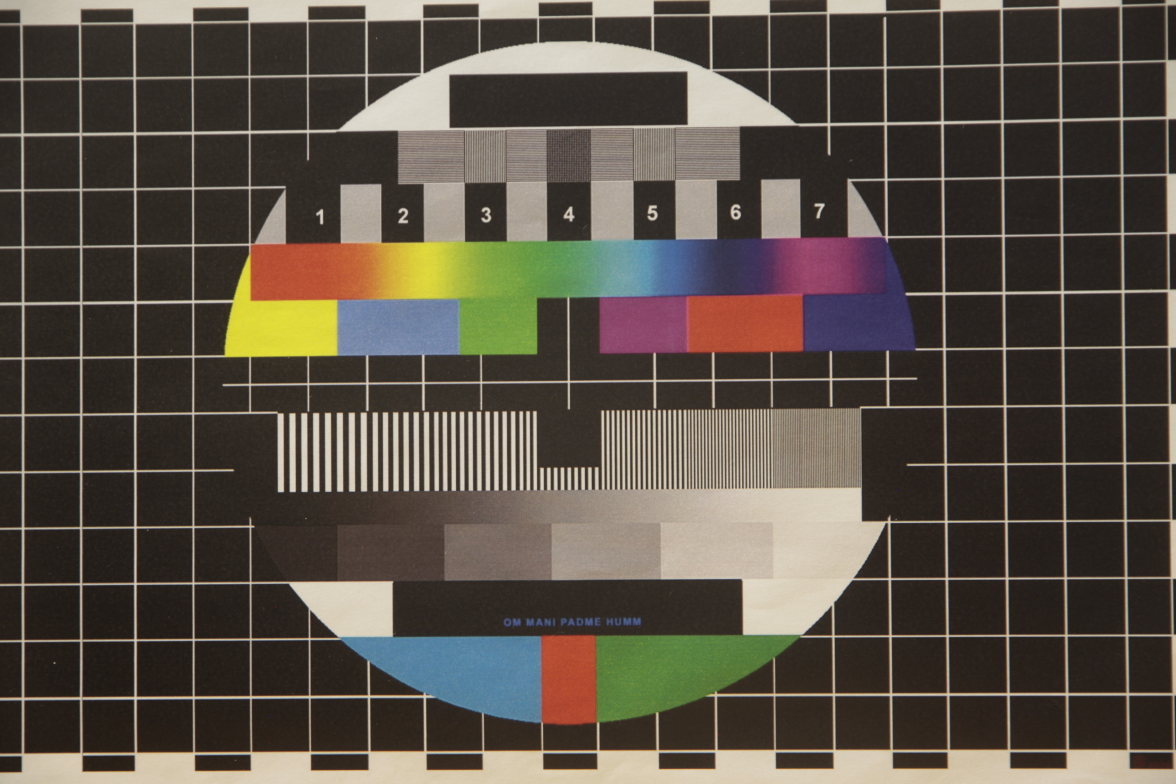
%> input picture TP TSI/Acquisition/iso100.jpg, 2352 x 1568 px (shown at 1/2 size)
$ octave Exo1.m   (GNU Octave 9; MATLAB toolbox functions it lacks are replaced by stand-ins)
%> lines starting %> are read from the running program, lines starting %| are printed output that depends on the picture
clear variables;
close all;
clc;


SNR = zeros(1,6);
figure()
i=1;

for photo = ["iso100.jpg","iso200.jpg","iso400.jpg","iso800.jpg","iso1600.jpg","iso3200.jpg"]
    subplot(3,2,i)
    I = rgb2gray(imread(photo));
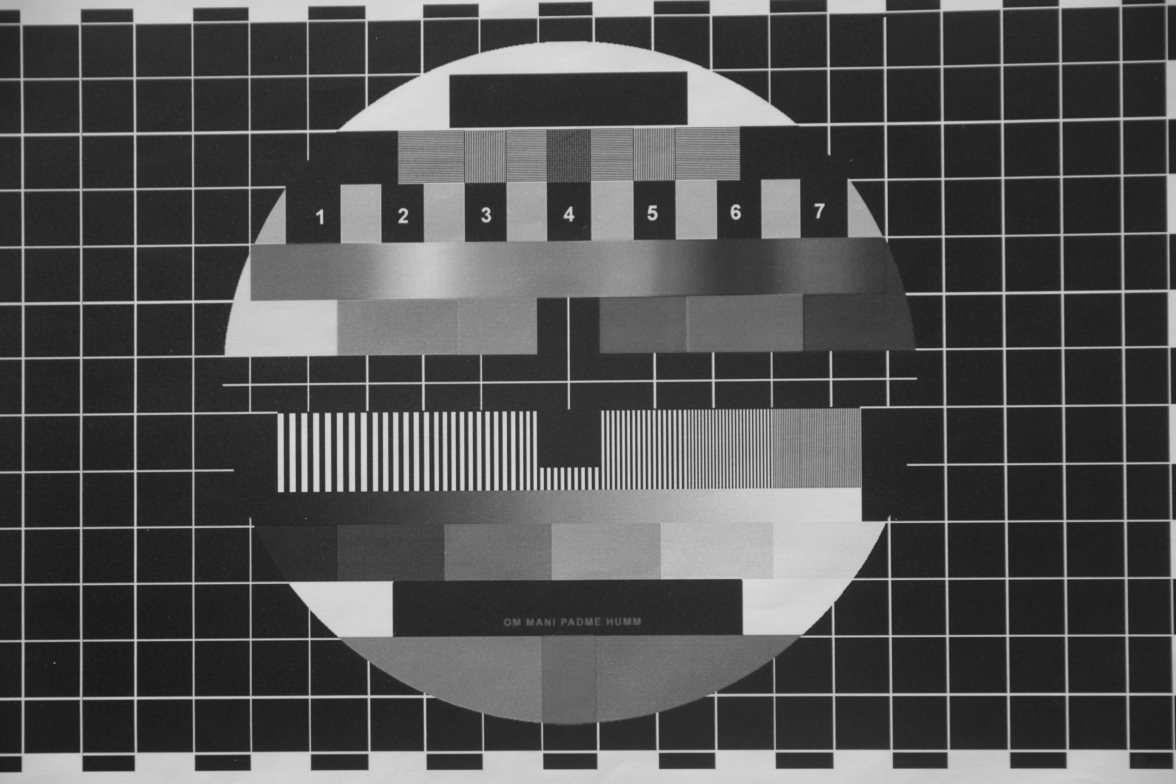
%> I: size 1568x2352 uint8 (shown at 1/2 size); min 24, max 221, mean 81.4
    imshow(I,[]);
    title(sprintf(photo))
    % Calcul du SNR :
    mu = mean2(I(1056:1150,1333:1539));sigma = std2(I(1056:1150,1333:1539));
%> after `mu = mean2(I(1056:1150,1333:1539))`: mu = 187.5
%> after `sigma = std2(I(1056:1150,1333:1539))`: sigma = 2.4
    SNR(i) = 20*log10(mu/sigma);
    i=i+1;
end
%> pass 2 of the loop `for photo = ["iso100.jpg","iso200.jpg","iso400.jpg","iso800.jpg","iso1..`:
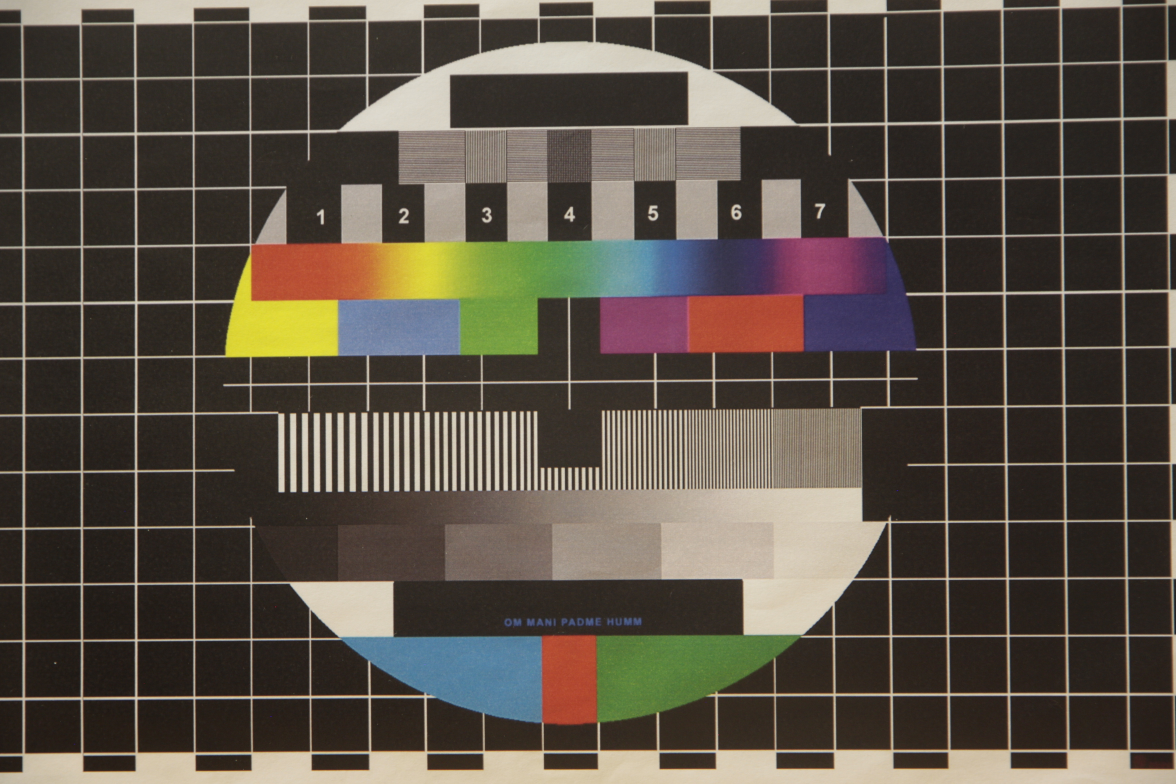
%> input picture TP TSI/Acquisition/iso200.jpg, 2352 x 1568 px (shown at 1/2 size)
%> `I = rgb2gray(imread(photo));`:
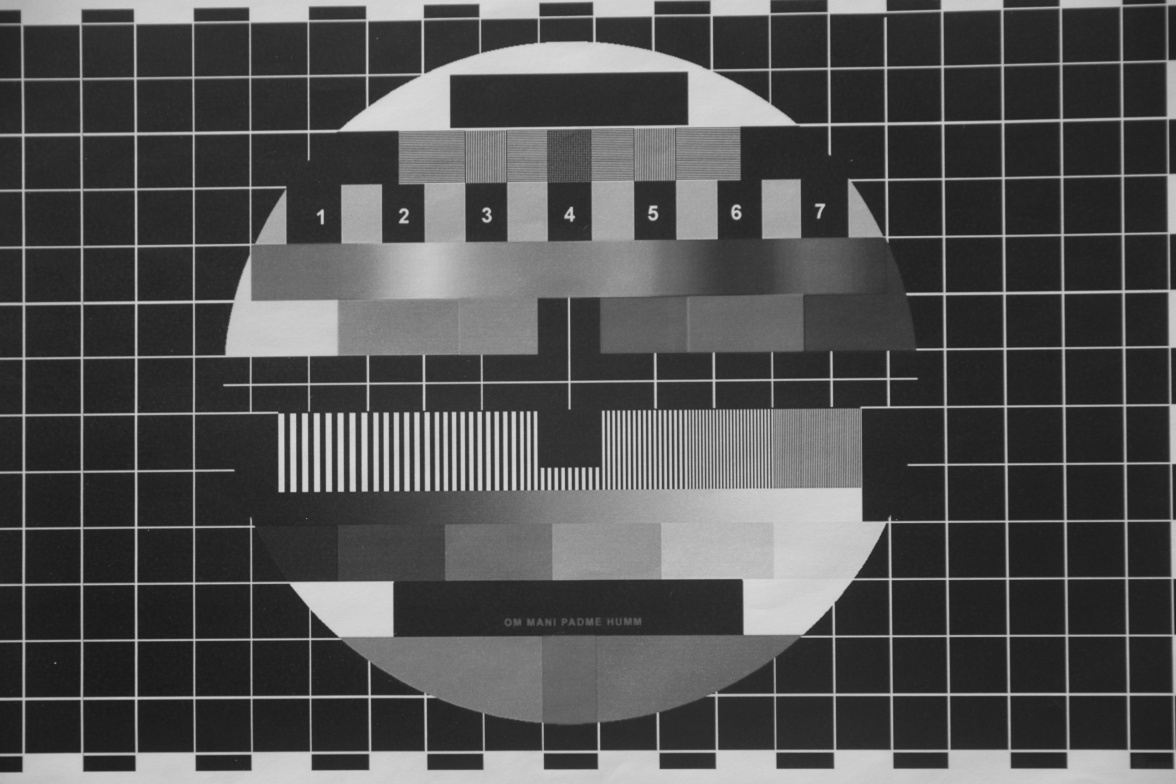
%> I: size 1568x2352 uint8 (shown at 1/2 size); min 23, max 219, mean 80.8
%> mu = 185.2
%> sigma = 2.78
%> pass 3 of the loop `for photo = ["iso100.jpg","iso200.jpg","iso400.jpg","iso800.jpg","iso1..`:
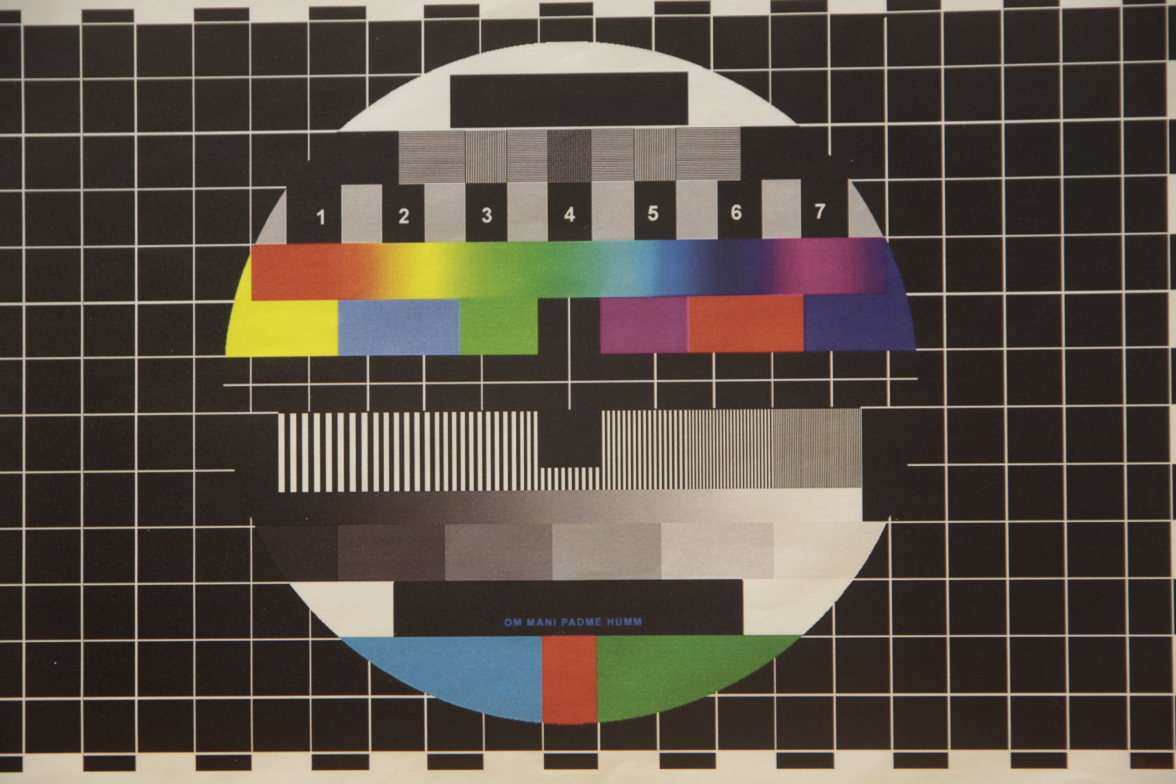
%> input picture TP TSI/Acquisition/iso400.jpg, 2352 x 1568 px (shown at 1/2 size)
%> `I = rgb2gray(imread(photo));`:
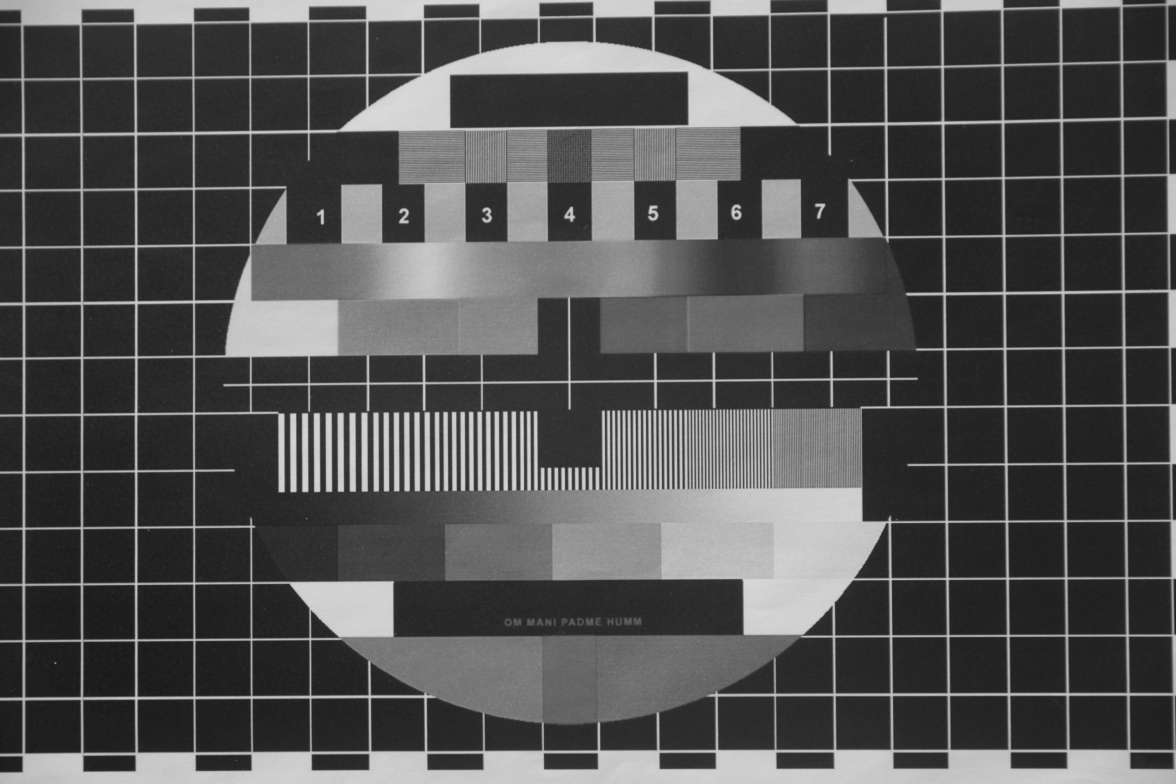
%> I: size 1568x2352 uint8 (shown at 1/2 size); min 23, max 220, mean 81.2
%> `title(sprintf(photo))`:
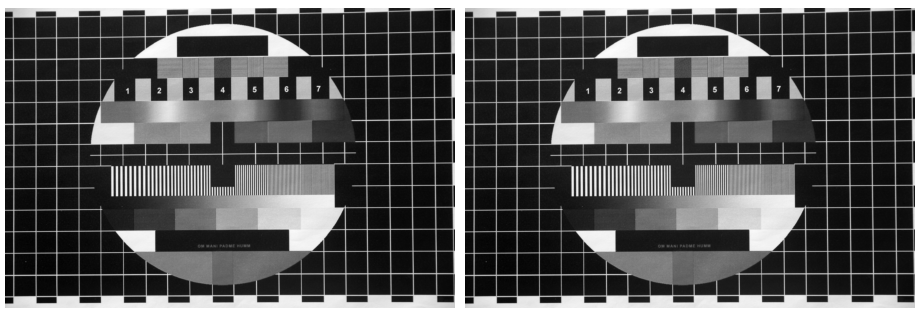
%> figure redrawn from the program's plot data, 3 panels
%> mu = 185.5
%> sigma = 2.95
%> the loop made 6 passes; the first 3 are shown

figure()
plot([100,200,400,800,1600,3200],SNR)
title("SNR en fonction de l'iso")
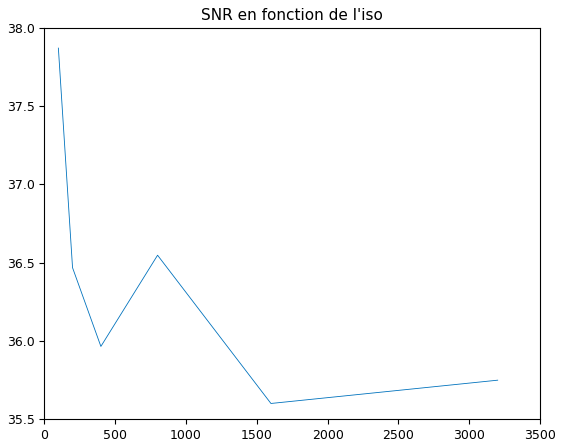
%> figure redrawn from the program's plot data

figure()
% Partie filtrage
i=1;
for photo = ["iso100.jpg","iso200.jpg","iso400.jpg","iso800.jpg","iso1600.jpg","iso3200.jpg"]

    I = imread(photo);
%> I is the input picture: size 1568x2352x3 uint8; mean R, G, B 88.3, 80.2, 70
    R = double(I(:,:,1));
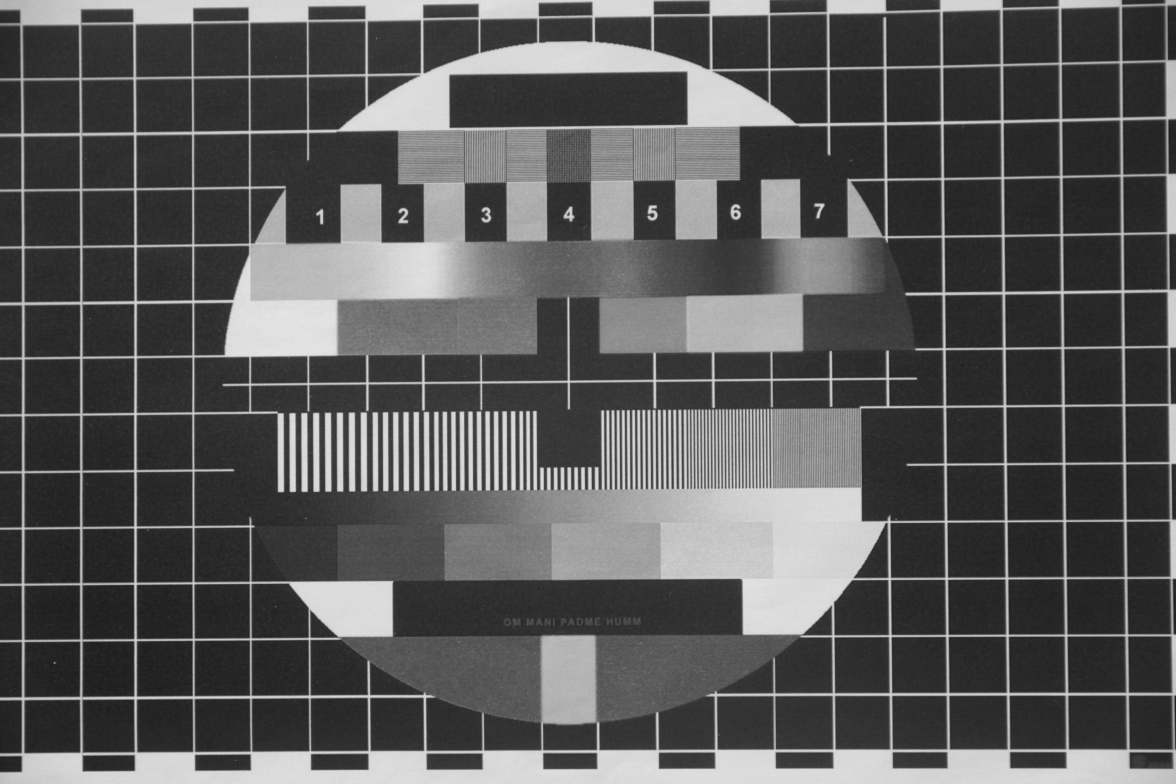
%> R: size 1568x2352 double (shown at 1/2 size); min 25, max 232, mean 88.3
    G = double(I(:,:,2));
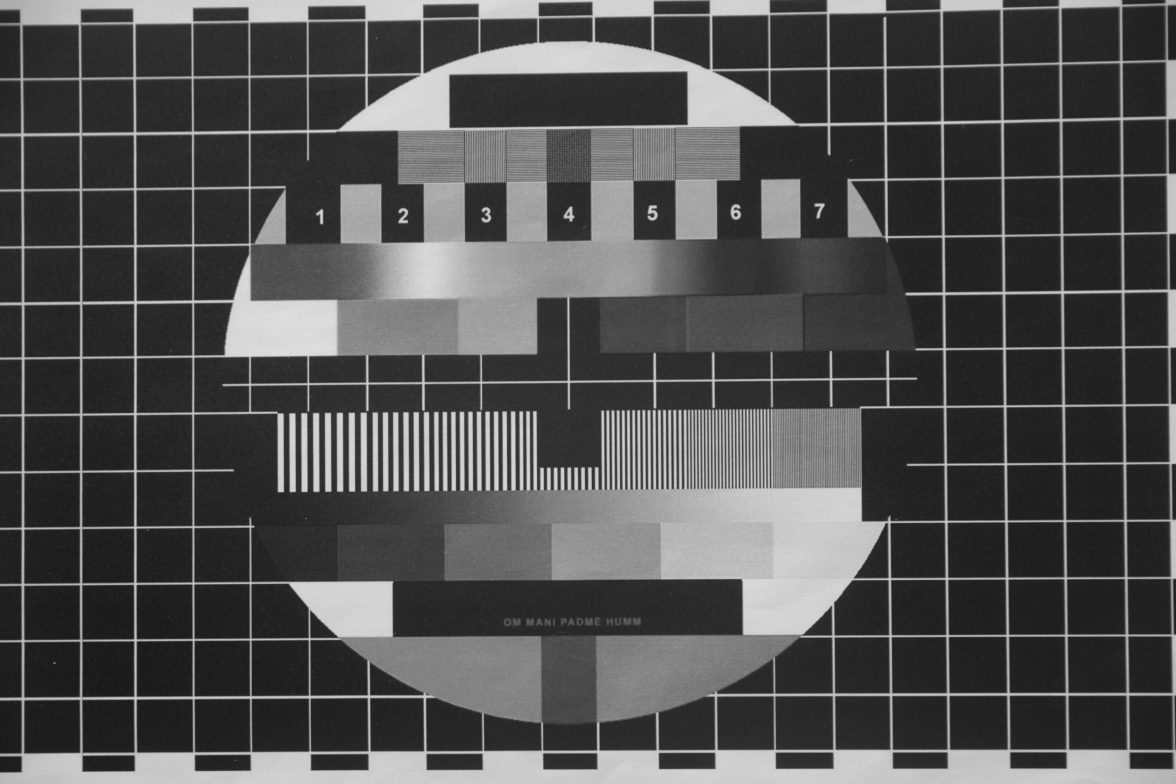
%> G: size 1568x2352 double (shown at 1/2 size); min 14, max 226, mean 80.2
    B = double(I(:,:,3));
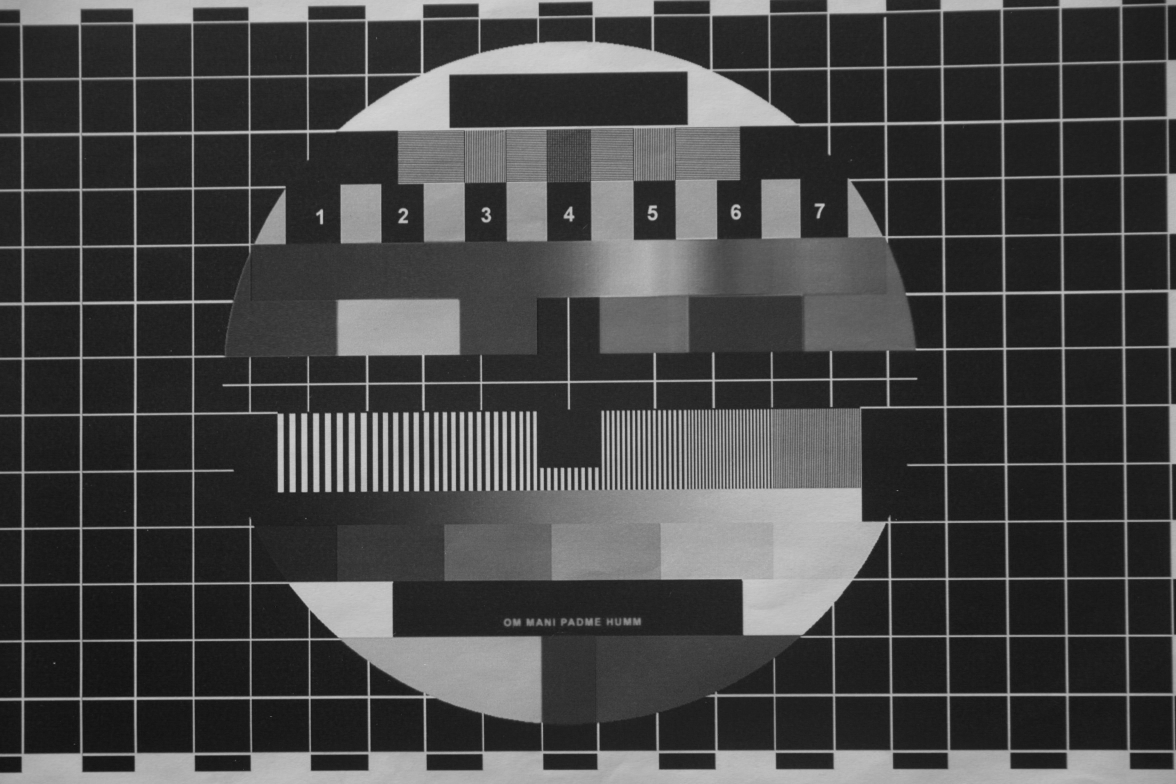
%> B: size 1568x2352 double (shown at 1/2 size); min 15, max 213, mean 70
    j=1;
    for part = [R,G,B]
        [h,w] = size(part);

        [U V] = meshgrid(-w/2+1/2:w/2-1/2,-h/2+1/2:h/2-1/2);

        D = sqrt(U.^2 + V.^2);

        % Partie Filtrage

        % D閏laration des constantes
        p=2;
        nc=100;
        B=120;

        % Filtr coupe-bande
        H = 1./(1+((B*D)./(D.^2-nc^2)).^(2*p));

        % Calcul de la TF de l'image
        Itf = fftshift(fft2(part));

        % Filtrage de l'image en fr閝uentielle
        Itf_fltrd = ifftshift(Itf.*H);

        % Calcul de la TF inverse
        I_fltrd = ifft2(Itf_fltrd);

%> (the run ends here)
